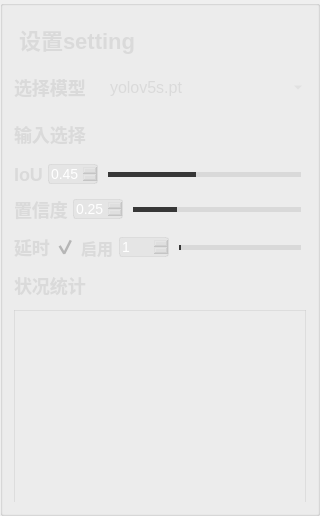
          <widget class="QGroupBox" name="leftgroupBox">
           <property name="minimumSize">
            <size>
             <width>320</width>
             <height>0</height>
            </size>
           </property>
           <property name="maximumSize">
            <size>
             <width>320</width>
             <height>16777215</height>
            </size>
           </property>
           <property name="styleSheet">
            <string notr="true">#leftgroupBox{
background-color: rgba(75, 75, 75, 200);
border: 0px solid #42adff;
border-radius:0px;}
</string>
           </property>
           <property name="title">
            <string/>
           </property>
           <layout class="QVBoxLayout" name="verticalLayout_8">
            <property name="spacing">
             <number>11</number>
            </property>
            <item>
             <widget class="QGroupBox" name="setgroupBox">
              <property name="minimumSize">
               <size>
                <width>0</width>
                <height>42</height>
               </size>
              </property>
              <property name="maximumSize">
               <size>
                <width>16777215</width>
                <height>42</height>
               </size>
              </property>
              <property name="styleSheet">
               <string notr="true">#setgroupBox{
border: 0px solid #42adff;
border-radius:0px;}</string>
              </property>
              <property name="title">
               <string/>
              </property>
              <layout class="QHBoxLayout" name="horizontalLayout_35">
               <property name="leftMargin">
                <number>2</number>
               </property>
               <property name="topMargin">
                <number>0</number>
               </property>
               <property name="rightMargin">
                <number>0</number>
               </property>
               <property name="bottomMargin">
                <number>0</number>
               </property>
               <item>
                <widget class="QLabel" name="setLabel">
                 <property name="minimumSize">
                  <size>
                   <width>0</width>
                   <height>0</height>
                  </size>
                 </property>
                 <property name="maximumSize">
                  <size>
                   <width>16777215</width>
                   <height>40</height>
                  </size>
                 </property>
                 <property name="styleSheet">
                  <string notr="true">QLabel
{
	font-size: 22px;
	font-family: &quot;Microsoft YaHei&quot;;
	font-weight: bold;
 		border-radius:9px;
		background:rgba(66, 195, 255, 0);
color: rgb(218, 218, 218);

}
</string>
                 </property>
                 <property name="text">
                  <string>设置setting</string>
                 </property>
                </widget>
               </item>
               <item>
                <spacer name="setSpacer">
                 <property name="orientation">
                  <enum>Qt::Horizontal</enum>
                 </property>
                 <property name="sizeHint" stdset="0">
                  <size>
                   <width>40</width>
                   <height>20</height>
                  </size>
                 </property>
                </spacer>
               </item>
              </layout>
             </widget>
            </item>
            <item>
             <layout class="QHBoxLayout" name="modelLayout">
              <item>
               <widget class="QLabel" name="modelLabel">
                <property name="minimumSize">
                 <size>
                  <width>0</width>
                  <height>35</height>
                 </size>
                </property>
                <property name="maximumSize">
                 <size>
                  <width>80</width>
                  <height>16777215</height>
                 </size>
                </property>
                <property name="styleSheet">
                 <string notr="true">QLabel
{
	font-size: 18px;
	font-family: &quot;Microsoft YaHei&quot;;
	font-weight: bold;
 		border-radius:9px;
		background:rgba(66, 195, 255, 0);
color: rgb(218, 218, 218);
}
</string>
                </property>
                <property name="text">
                 <string>选择模型</string>
                </property>
               </widget>
              </item>
              <item>
               <widget class="QComboBox" name="modelBox">
                <property name="minimumSize">
                 <size>
                  <width>0</width>
                  <height>35</height>
                 </size>
                </property>
                <property name="styleSheet">
                 <string notr="true">QComboBox QAbstractItemView {
font-family: &quot;Microsoft YaHei&quot;;
font-size: 16px;
background:rgba(200, 200, 200,150);
selection-background-color: rgba(200, 200, 200,50);
color: rgb(218, 218, 218);
outline:none;
border:none;}
QComboBox{
font-family: &quot;Microsoft YaHei&quot;;
font-size: 16px;
color: rgb(218, 218, 218);
border-width:0px;
border-color:white;
border-style:solid;
background-color: rgba(200, 200, 200,0);}

QComboBox::drop-down {
margin-top:8;
height:20;
background:rgba(255,255,255,0);
border-image: url(:/img/icon/下拉_白色.png);
}
</string>
                </property>
                <item>
                 <property name="text">
                  <string>yolov5s.pt</string>
                 </property>
                </item>
                <item>
                 <property name="text">
                  <string>yolov5m.pt</string>
                 </property>
                </item>
                <item>
                 <property name="text">
                  <string>yolov5l.pt</string>
                 </property>
                </item>
                <item>
                 <property name="text">
                  <string>yolov5x.pt</string>
                 </property>
                </item>
               </widget>
              </item>
             </layout>
            </item>
            <item>
             <layout class="QHBoxLayout" name="inputLayout">
              <item>
               <widget class="QLabel" name="inputLabel">
                <property name="maximumSize">
                 <size>
                  <width>80</width>
                  <height>16777215</height>
                 </size>
                </property>
                <property name="styleSheet">
                 <string notr="true">QLabel
{
	font-size: 18px;
	font-family: &quot;Microsoft YaHei&quot;;
	font-weight: bold;
 		border-radius:9px;
		background:rgba(66, 195, 255, 0);
color: rgb(218, 218, 218);
}
</string>
                </property>
                <property name="text">
                 <string>输入选择</string>
                </property>
               </widget>
              </item>
              <item>
               <layout class="QHBoxLayout" name="input_rightLayout">
                <item>
                 <widget class="QGroupBox" name="inputgroupBox">
                  <property name="styleSheet">
                   <string notr="true">#inputgroupBox{
background-color: rgba(48,148,243,0);
border: 0px solid #42adff;
border-left: 0px solid #d9d9d9;
border-right: 0px solid rgba(29, 83, 185, 255);
border-radius:0px;}</string>
                  </property>
                  <property name="title">
                   <string/>
                  </property>
                  <layout class="QHBoxLayout" name="horizontalLayout_8">
                   <property name="leftMargin">
                    <number>0</number>
                   </property>
                   <property name="topMargin">
                    <number>0</number>
                   </property>
                   <property name="rightMargin">
                    <number>0</number>
                   </property>
                   <property name="bottomMargin">
                    <number>0</number>
                   </property>
                   <item>
                    <widget class="QPushButton" name="fileButton">
                     <property name="minimumSize">
                      <size>
                       <width>55</width>
                       <height>28</height>
                      </size>
                     </property>
                     <property name="maximumSize">
                      <size>
                       <width>16777215</width>
                       <height>28</height>
                      </size>
                     </property>
                     <property name="toolTip">
                      <string>文件</string>
                     </property>
                     <property name="styleSheet">
                      <string notr="true">QPushButton{font-family: &quot;Microsoft YaHei&quot;;
font-size: 14px;
font-weight: bold;
color:white;
text-align: center center;
padding-left: 5px;
padding-right: 5px;
padding-top: 4px;
padding-bottom: 4px;
border-style: solid;
border-width: 0px;
border-color: rgba(255, 255, 255, 255);
border-radius: 3px;
background-color: rgba(200, 200, 200,0);}

QPushButton:focus{outline: none;}

QPushButton::pressed{font-family: &quot;Microsoft YaHei&quot;;
                     font-size: 14px;
                     font-weight: bold;
                     color:rgb(200,200,200);
                     text-align: center center;
                     padding-left: 5px;
                     padding-right: 5px;
                     padding-top: 4px;
                     padding-bottom: 4px;
                     border-style: solid;
                     border-width: 0px;
                     border-color: rgba(255, 255, 255, 255);
                     border-radius: 3px;
                     background-color:  #bf513b;}

QPushButton::disabled{font-family: &quot;Microsoft YaHei&quot;;
                     font-size: 14px;
                     font-weight: bold;
                     color:rgb(200,200,200);
                     text-align: center center;
                     padding-left: 5px;
                     padding-right: 5px;
                     padding-top: 4px;
                     padding-bottom: 4px;
                     border-style: solid;
                     border-width: 0px;
                     border-color: rgba(255, 255, 255, 255);
                     border-radius: 3px;
                     background-color:  #bf513b;}
QPushButton::hover {
border-style: solid;
border-width: 0px;
border-radius: 0px;
background-color: rgba(48,148,243,80);}</string>
                     </property>
                     <property name="text">
                      <string/>
                     </property>
                     <property name="icon">
                      <iconset resource="../apprcc.qrc">
                       <normaloff>:/img/icon/打开.png</normaloff>:/img/icon/打开.png</iconset>
                     </property>
                    </widget>
                   </item>
                   <item>
                    <widget class="QPushButton" name="cameraButton">
                     <property name="minimumSize">
                      <size>
                       <width>55</width>
                       <height>28</height>
                      </size>
                     </property>
                     <property name="maximumSize">
                      <size>
                       <width>16777215</width>
                       <height>28</height>
                      </size>
                     </property>
                     <property name="toolTip">
                      <string>相机</string>
                     </property>
                     <property name="styleSheet">
                      <string notr="true">QPushButton{font-family: &quot;Microsoft YaHei&quot;;
font-size: 14px;
font-weight: bold;
color:white;
text-align: center center;
padding-left: 5px;
padding-right: 5px;
padding-top: 4px;
padding-bottom: 4px;
border-style: solid;
border-width: 0px;
border-color: rgba(255, 255, 255, 255);
border-radius: 3px;
background-color: rgba(48,148,243,0);}

QPushButton:focus{outline: none;}

QPushButton::pressed{font-family: &quot;Microsoft YaHei&quot;;
                     font-size: 14px;
                     font-weight: bold;
                     color:rgb(200,200,200);
                     text-align: center center;
                     padding-left: 5px;
                     padding-right: 5px;
                     padding-top: 4px;
                     padding-bottom: 4px;
                     border-style: solid;
                     border-width: 0px;
                     border-color: rgba(255, 255, 255, 255);
                     border-radius: 3px;
                     background-color:  #bf513b;}

QPushButton::disabled{font-family: &quot;Microsoft YaHei&quot;;
                     font-size: 14px;
                     font-weight: bold;
                     color:rgb(200,200,200);
                     text-align: center center;
                     padding-left: 5px;
                     padding-right: 5px;
                     padding-top: 4px;
                     padding-bottom: 4px;
                     border-style: solid;
                     border-width: 0px;
                     border-color: rgba(255, 255, 255, 255);
                     border-radius: 3px;
                     background-color:  #bf513b;}
QPushButton::hover {
border-style: solid;
border-width: 0px;
border-radius: 0px;
background-color: rgba(48,148,243,80);}</string>
                     </property>
                     <property name="text">
                      <string/>
                     </property>
                     <property name="icon">
                      <iconset resource="../apprcc.qrc">
                       <normaloff>:/img/icon/摄像头开.png</normaloff>:/img/icon/摄像头开.png</iconset>
                     </property>
                    </widget>
                   </item>
                  </layout>
                 </widget>
                </item>
               </layout>
              </item>
             </layout>
            </item>
            <item>
             <layout class="QHBoxLayout" name="iouLayout">
              <property name="spacing">
               <number>4</number>
              </property>
              <item>
               <layout class="QHBoxLayout" name="iou_rightLayout">
                <property name="spacing">
                 <number>5</number>
                </property>
                <item>
                 <widget class="QLabel" name="iouLabel">
                  <property name="styleSheet">
                   <string notr="true">QLabel
{
	font-size: 18px;
	font-family: &quot;Microsoft YaHei&quot;;
	font-weight: bold;
 		border-radius:9px;
		background:rgba(66, 195, 255, 0);
color: rgb(218, 218, 218);
}
</string>
                  </property>
                  <property name="text">
                   <string>IoU</string>
                  </property>
                 </widget>
                </item>
                <item>
                 <widget class="QDoubleSpinBox" name="iouSpinBox">
                  <property name="minimumSize">
                   <size>
                    <width>50</width>
                    <height>0</height>
                   </size>
                  </property>
                  <property name="maximumSize">
                   <size>
                    <width>50</width>
                    <height>16777215</height>
                   </size>
                  </property>
                  <property name="styleSheet">
                   <string notr="true">QDoubleSpinBox{
background:rgba(200, 200, 200,50);
color:white;
font-size: 14px;
font-family: &quot;Microsoft YaHei UI&quot;;
border-style: solid;
border-width: 1px;
border-color: rgba(200, 200, 200,100);
border-radius: 3px;}

QDoubleSpinBox::down-button{
background:rgba(200, 200, 200,0);
border-image: url(:/img/icon/箭头_列表展开.png);}
QDoubleSpinBox::down-button::hover{
background:rgba(200, 200, 200,100);
border-image: url(:/img/icon/箭头_列表展开.png);}

QDoubleSpinBox::up-button{
background:rgba(200, 200, 200,0);
border-image: url(:/img/icon/箭头_列表收起.png);}
QDoubleSpinBox::up-button::hover{
background:rgba(200, 200, 200,100);
border-image: url(:/img/icon/箭头_列表收起.png);}
</string>
                  </property>
                  <property name="maximum">
                   <double>1.000000000000000</double>
                  </property>
                  <property name="singleStep">
                   <double>0.010000000000000</double>
                  </property>
                  <property name="value">
                   <double>0.450000000000000</double>
                  </property>
                 </widget>
                </item>
                <item>
                 <widget class="QSlider" name="iouSlider">
                  <property name="styleSheet">
                   <string notr="true">QSlider{
border-color: #bcbcbc;
color:#d9d9d9;
}
QSlider::groove:horizontal {                                
     border: 1px solid #999999;                             
     height: 3px;                                           
    margin: 0px 0;                                         
     left: 5px; right: 5px; 
 }
QSlider::handle:horizontal {                               
     border: 0px ; 
     border-image: url(:/img/icon/圆.png);
	 width:15px;
     margin: -7px -7px -7px -7px;                  
} 
QSlider::add-page:horizontal{
background: qlineargradient(spread:pad, x1:0, y1:1, x2:0, y2:0, stop:0 #d9d9d9, stop:0.25 #d9d9d9, stop:0.5 #d9d9d9, stop:1 #d9d9d9); 

}
QSlider::sub-page:horizontal{                               
 background: qlineargradient(spread:pad, x1:0, y1:1, x2:0, y2:0, stop:0 #373737, stop:0.25 #373737, stop:0.5 #373737, stop:1 #373737);                     
}</string>
                  </property>
                  <property name="maximum">
                   <number>100</number>
                  </property>
                  <property name="value">
                   <number>45</number>
                  </property>
                  <property name="orientation">
                   <enum>Qt::Horizontal</enum>
                  </property>
                 </widget>
                </item>
               </layout>
              </item>
             </layout>
            </item>
            <item>
             <layout class="QHBoxLayout" name="confidenceLayout">
              <property name="spacing">
               <number>4</number>
              </property>
              <item>
               <layout class="QHBoxLayout" name="conf_rightLayout">
                <property name="spacing">
                 <number>5</number>
                </property>
                <item>
                 <widget class="QLabel" name="confLabel">
                  <property name="styleSheet">
                   <string notr="true">QLabel
{
	font-size: 18px;
	font-family: &quot;Microsoft YaHei&quot;;
	font-weight: bold;
 		border-radius:9px;
		background:rgba(66, 195, 255, 0);
color: rgb(218, 218, 218);
}
</string>
                  </property>
                  <property name="text">
                   <string>置信度</string>
                  </property>
                 </widget>
                </item>
                <item>
                 <widget class="QDoubleSpinBox" name="confSpinBox">
                  <property name="minimumSize">
                   <size>
                    <width>50</width>
                    <height>0</height>
                   </size>
                  </property>
                  <property name="maximumSize">
                   <size>
                    <width>50</width>
                    <height>16777215</height>
                   </size>
                  </property>
                  <property name="focusPolicy">
                   <enum>Qt::ClickFocus</enum>
                  </property>
                  <property name="styleSheet">
                   <string notr="true">QDoubleSpinBox{
background:rgba(200, 200, 200,50);
color:white;
font-size: 14px;
font-family: &quot;Microsoft YaHei UI&quot;;
border-style: solid;
border-width: 1px;
border-color: rgba(200, 200, 200,100);
border-radius: 3px;}

QDoubleSpinBox::down-button{
background:rgba(200, 200, 200,0);
border-image: url(:/img/icon/箭头_列表展开.png);}
QDoubleSpinBox::down-button::hover{
background:rgba(200, 200, 200,100);
border-image: url(:/img/icon/箭头_列表展开.png);}

QDoubleSpinBox::up-button{
background:rgba(200, 200, 200,0);
border-image: url(:/img/icon/箭头_列表收起.png);}
QDoubleSpinBox::up-button::hover{
background:rgba(200, 200, 200,100);
border-image: url(:/img/icon/箭头_列表收起.png);}
</string>
                  </property>
                  <property name="maximum">
                   <double>1.000000000000000</double>
                  </property>
                  <property name="singleStep">
                   <double>0.010000000000000</double>
                  </property>
                  <property name="value">
                   <double>0.250000000000000</double>
                  </property>
                 </widget>
                </item>
                <item>
                 <widget class="QSlider" name="confSlider">
                  <property name="styleSheet">
                   <string notr="true">QSlider{
border-color: #bcbcbc;
color:#d9d9d9;
}
QSlider::groove:horizontal {                                
     border: 1px solid #999999;                             
     height: 3px;                                           
    margin: 0px 0;                                         
     left: 5px; right: 5px; 
 }
QSlider::handle:horizontal {                               
     border: 0px ; 
     border-image: url(:/img/icon/圆.png);
	 width:15px;
     margin: -7px -7px -7px -7px;                  
} 
QSlider::add-page:horizontal{
background: qlineargradient(spread:pad, x1:0, y1:1, x2:0, y2:0, stop:0 #d9d9d9, stop:0.25 #d9d9d9, stop:0.5 #d9d9d9, stop:1 #d9d9d9); 

}
QSlider::sub-page:horizontal{                               
 background: qlineargradient(spread:pad, x1:0, y1:1, x2:0, y2:0, stop:0 #373737, stop:0.25 #373737, stop:0.5 #373737, stop:1 #373737);                     
}</string>
                  </property>
                  <property name="maximum">
                   <number>100</number>
                  </property>
                  <property name="value">
                   <number>25</number>
                  </property>
                  <property name="orientation">
                   <enum>Qt::Horizontal</enum>
                  </property>
                  <property name="tickPosition">
                   <enum>QSlider::NoTicks</enum>
                  </property>
                 </widget>
                </item>
               </layout>
              </item>
             </layout>
            </item>
            <item>
             <layout class="QHBoxLayout" name="timeLayout">
              <property name="spacing">
               <number>4</number>
              </property>
              <item>
               <layout class="QHBoxLayout" name="time_rightLayout">
                <property name="spacing">
                 <number>5</number>
                </property>
                <item>
                 <layout class="QHBoxLayout" name="time_leftLayout">
                  <item>
                   <widget class="QLabel" name="timeLabel">
                    <property name="maximumSize">
                     <size>
                      <width>80</width>
                      <height>16777215</height>
                     </size>
                    </property>
                    <property name="styleSheet">
                     <string notr="true">QLabel
{
	font-size: 18px;
	font-family: &quot;Microsoft YaHei&quot;;
	font-weight: bold;
 		border-radius:9px;
		background:rgba(66, 195, 255, 0);
color: rgb(218, 218, 218);
}
</string>
                    </property>
                    <property name="text">
                     <string>延时</string>
                    </property>
                   </widget>
                  </item>
                  <item>
                   <widget class="QCheckBox" name="checkBox">
                    <property name="styleSheet">
                     <string notr="true">
QCheckBox
{font-size: 16px;
	font-family: &quot;Microsoft YaHei&quot;;
	font-weight: bold;
 		border-radius:9px;
		background:rgba(66, 195, 255, 0);
color: rgb(218, 218, 218);;}

QCheckBox::indicator {
	width: 20px;
	height: 20px;
}
QCheckBox::indicator:unchecked {
    image: url(:/img/icon/button-off.png);
}

QCheckBox::indicator:checked {
    
    image: url(:/img/icon/button-on.png);
}
</string>
                    </property>
                    <property name="text">
                     <string>启用</string>
                    </property>
                    <property name="checked">
                     <bool>true</bool>
                    </property>
                   </widget>
                  </item>
                 </layout>
                </item>
                <item>
                 <widget class="QSpinBox" name="timeSpinBox">
                  <property name="minimumSize">
                   <size>
                    <width>50</width>
                    <height>0</height>
                   </size>
                  </property>
                  <property name="maximumSize">
                   <size>
                    <width>50</width>
                    <height>16777215</height>
                   </size>
                  </property>
                  <property name="focusPolicy">
                   <enum>Qt::ClickFocus</enum>
                  </property>
                  <property name="styleSheet">
                   <string notr="true">QSpinBox{
background:rgba(200, 200, 200,50);
color:white;
font-size: 14px;
font-family: &quot;Microsoft YaHei UI&quot;;
border-style: solid;
border-width: 1px;
border-color: rgba(200, 200, 200,100);
border-radius: 3px;}

QSpinBox::down-button{
background:rgba(200, 200, 200,0);
border-image: url(:/img/icon/箭头_列表展开.png);}
QDoubleSpinBox::down-button::hover{
background:rgba(200, 200, 200,100);
border-image: url(:/img/icon/箭头_列表展开.png);}

QSpinBox::up-button{
background:rgba(200, 200, 200,0);
border-image: url(:/img/icon/箭头_列表收起.png);}
QSpinBox::up-button::hover{
background:rgba(200, 200, 200,100);
border-image: url(:/img/icon/箭头_列表收起.png);}
</string>
                  </property>
                  <property name="minimum">
                   <number>1</number>
                  </property>
                  <property name="maximum">
                   <number>20</number>
                  </property>
                  <property name="singleStep">
                   <number>1</number>
                  </property>
                  <property name="value">
                   <number>1</number>
                  </property>
                 </widget>
                </item>
                <item>
                 <widget class="QSlider" name="timeSlider">
                  <property name="styleSheet">
                   <string notr="true">QSlider{
border-color: #bcbcbc;
color:#d9d9d9;
}
QSlider::groove:horizontal {                                
     border: 1px solid #999999;                             
     height: 3px;                                           
    margin: 0px 0;                                         
     left: 5px; right: 5px; 
 }
QSlider::handle:horizontal {                               
     border: 0px ; 
     border-image: url(:/img/icon/圆.png);
	 width:15px;
     margin: -7px -7px -7px -7px;                  
} 
QSlider::add-page:horizontal{
background: qlineargradient(spread:pad, x1:0, y1:1, x2:0, y2:0, stop:0 #d9d9d9, stop:0.25 #d9d9d9, stop:0.5 #d9d9d9, stop:1 #d9d9d9); 

}
QSlider::sub-page:horizontal{                               
 background: qlineargradient(spread:pad, x1:0, y1:1, x2:0, y2:0, stop:0 #373737, stop:0.25 #373737, stop:0.5 #373737, stop:1 #373737);                     
}</string>
                  </property>
                  <property name="minimum">
                   <number>1</number>
                  </property>
                  <property name="maximum">
                   <number>20</number>
                  </property>
                  <property name="singleStep">
                   <number>1</number>
                  </property>
                  <property name="pageStep">
                   <number>1</number>
                  </property>
                  <property name="value">
                   <number>1</number>
                  </property>
                  <property name="orientation">
                   <enum>Qt::Horizontal</enum>
                  </property>
                  <property name="tickPosition">
                   <enum>QSlider::NoTicks</enum>
                  </property>
                 </widget>
                </item>
               </layout>
              </item>
             </layout>
            </item>
            <item>
             <layout class="QVBoxLayout" name="outputLayout">
              <item>
               <widget class="QLabel" name="outputLabel">
                <property name="styleSheet">
                 <string notr="true">QLabel
{
	font-size: 18px;
	font-family: &quot;Microsoft YaHei&quot;;
	font-weight: bold;
 		border-radius:9px;
		background:rgba(66, 195, 255, 0);
color: rgb(218, 218, 218);
}
</string>
                </property>
                <property name="text">
                 <string>状况统计</string>
                </property>
               </widget>
              </item>
              <item>
               <widget class="QListWidget" name="resultWidget">
                <property name="styleSheet">
                 <string notr="true">QListWidget{
background-color: rgba(12, 28, 77, 0);
border: 1px solid rgba(200, 200, 200,100);
border-bottom: 0px solid rgba(200, 200, 200,100);
border-radius:0px;
font-family: &quot;Microsoft YaHei&quot;;
font-size: 16px;
color: rgb(218, 218, 218);
}
</string>
                </property>
               </widget>
              </item>
             </layout>
            </item>
           </layout>
          </widget>
